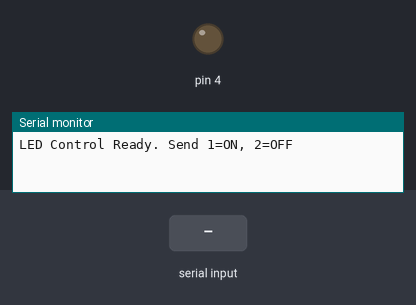
A sketch run on a simulated Arduino Uno, built with avr-gcc and run on an emulated ATmega328P. Parts: output pins drawn as LEDs (lit = HIGH), the last lines printed to the serial monitor. Inputs (shaded band) come from the test bench.

Above: at 1.2 s.
1.3 s: "1" received over Serial
At 2.5 s:
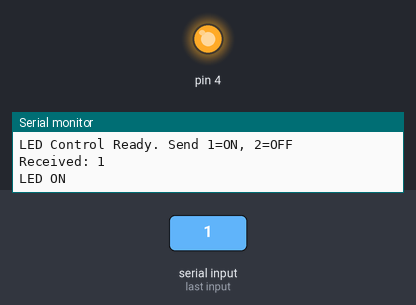
2.8 s: "2" received over Serial
At 3.7 s:
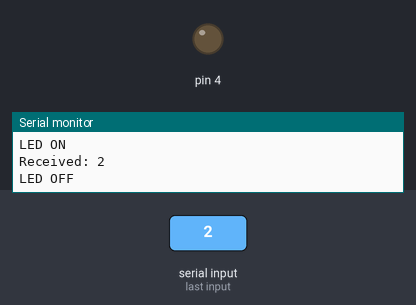
Timing chart, 0 to 5.8 s (numbered marks = the images above; inputs shaded):
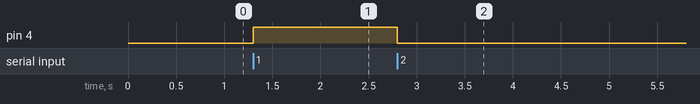

The sketch:

serial_communication.ino
```cpp
/*
 * EX.NO: 6E - Serial Communication - LED Control
 * AIM: Control LED via Serial port commands
 * Hardware: Arduino UNO, LED on Pin 4
 * Usage: Open Serial Monitor at 9600 baud
 *        Send '1' -> LED ON
 *        Send '2' -> LED OFF
 */
void setup() {
    Serial.begin(9600);
    pinMode(4, OUTPUT);
    Serial.println("LED Control Ready. Send 1=ON, 2=OFF");
}

void loop() {
    if (Serial.available() > 0) {
        char data = Serial.read();
        Serial.print("Received: ");
        Serial.println(data);

        if (data == '1') {
            digitalWrite(4, HIGH);
            Serial.println("LED ON");
        } else if (data == '2') {
            digitalWrite(4, LOW);
            Serial.println("LED OFF");
        }
    }
}
```

Measured:
- after the input at 1.3 s, pin 4: LOW → HIGH at once
- after the input at 2.8 s, pin 4: HIGH → LOW at once
